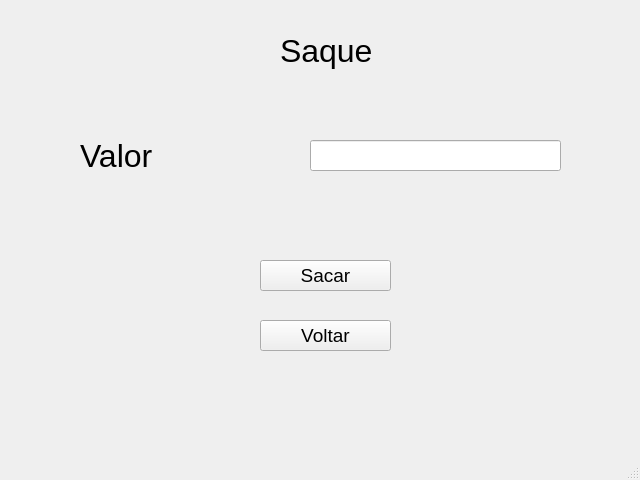
<?xml version="1.0" encoding="UTF-8"?>
<ui version="4.0">
 <class>MainWindow</class>
 <widget class="QMainWindow" name="MainWindow">
  <property name="geometry">
   <rect>
    <x>0</x>
    <y>0</y>
    <width>640</width>
    <height>480</height>
   </rect>
  </property>
  <property name="windowTitle">
   <string>MainWindow</string>
  </property>
  <widget class="QWidget" name="centralwidget">
   <widget class="QLabel" name="label">
    <property name="geometry">
     <rect>
      <x>280</x>
      <y>30</y>
      <width>91</width>
      <height>41</height>
     </rect>
    </property>
    <property name="font">
     <font>
      <pointsize>24</pointsize>
     </font>
    </property>
    <property name="text">
     <string>Saque</string>
    </property>
   </widget>
   <widget class="QLineEdit" name="lineEdit">
    <property name="geometry">
     <rect>
      <x>310</x>
      <y>140</y>
      <width>251</width>
      <height>31</height>
     </rect>
    </property>
   </widget>
   <widget class="QLabel" name="label_2">
    <property name="geometry">
     <rect>
      <x>80</x>
      <y>140</y>
      <width>201</width>
      <height>31</height>
     </rect>
    </property>
    <property name="font">
     <font>
      <pointsize>24</pointsize>
     </font>
    </property>
    <property name="text">
     <string>Valor</string>
    </property>
   </widget>
   <widget class="QPushButton" name="pushButton">
    <property name="geometry">
     <rect>
      <x>260</x>
      <y>260</y>
      <width>131</width>
      <height>31</height>
     </rect>
    </property>
    <property name="font">
     <font>
      <pointsize>14</pointsize>
     </font>
    </property>
    <property name="text">
     <string>Sacar</string>
    </property>
   </widget>
   <widget class="QPushButton" name="pushButton_2">
    <property name="geometry">
     <rect>
      <x>260</x>
      <y>320</y>
      <width>131</width>
      <height>31</height>
     </rect>
    </property>
    <property name="font">
     <font>
      <pointsize>14</pointsize>
     </font>
    </property>
    <property name="text">
     <string>Voltar</string>
    </property>
   </widget>
  </widget>
  <widget class="QMenuBar" name="menubar">
   <property name="geometry">
    <rect>
     <x>0</x>
     <y>0</y>
     <width>640</width>
     <height>21</height>
    </rect>
   </property>
  </widget>
  <widget class="QStatusBar" name="statusbar"/>
 </widget>
 <resources/>
 <connections/>
</ui>
